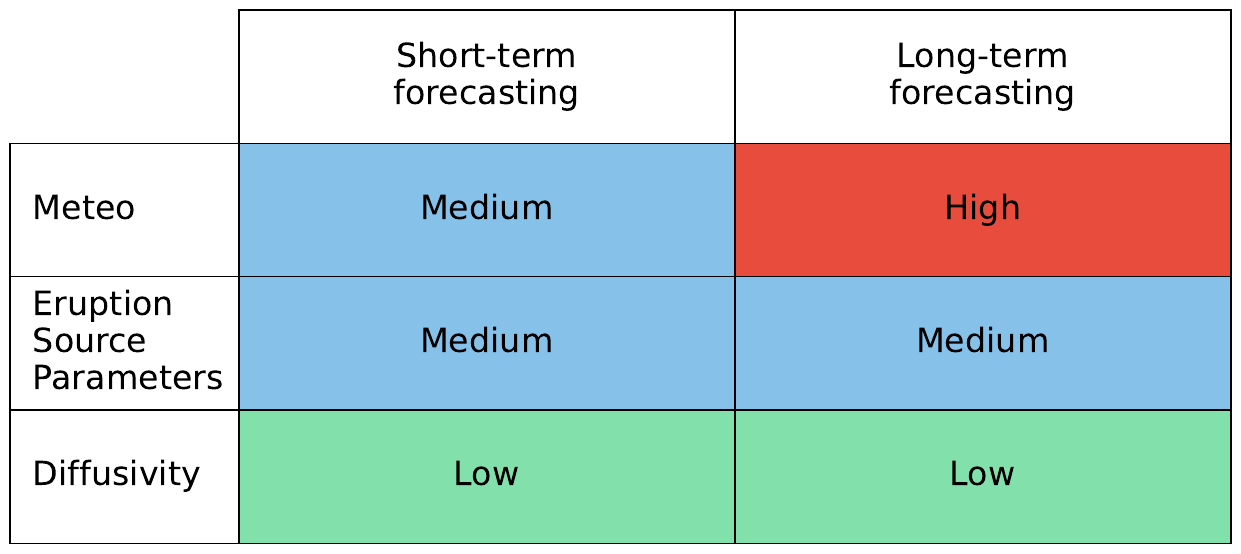

This figure's Python source:
import numpy as np
from matplotlib import pyplot as plt

fig, ax = plt.subplots()

rows = ["Meteo","Eruption\nSource\nParameters","Diffusivity"]
columns = ['Short-term\nforecasting', 'Long-term\nforecasting']
conf_data = [["Medium", "High"],["Medium","Medium"],["Low","Low"]]
conf_data = np.array(conf_data)

colors = np.full_like(conf_data,'', dtype=object)
colors[conf_data=='High']   = '#E74C3C'
colors[conf_data=='Low']    = '#82E0AA'
colors[conf_data=='Medium'] = '#85C1E9'
print(colors)

ax.set_axis_off()

table = ax.table(cellText=conf_data,
                 rowLabels=rows,
                 colLabels=columns,
                 cellColours=colors,
                 cellLoc="center",
                 loc='center',
                 colWidths=[0.1 for x in columns])
table.auto_set_font_size(False)
table.set_fontsize(24)
table.scale(10, 8) # make table a little bit larger
plt.savefig("sensitivity.pdf",bbox_inches='tight')
